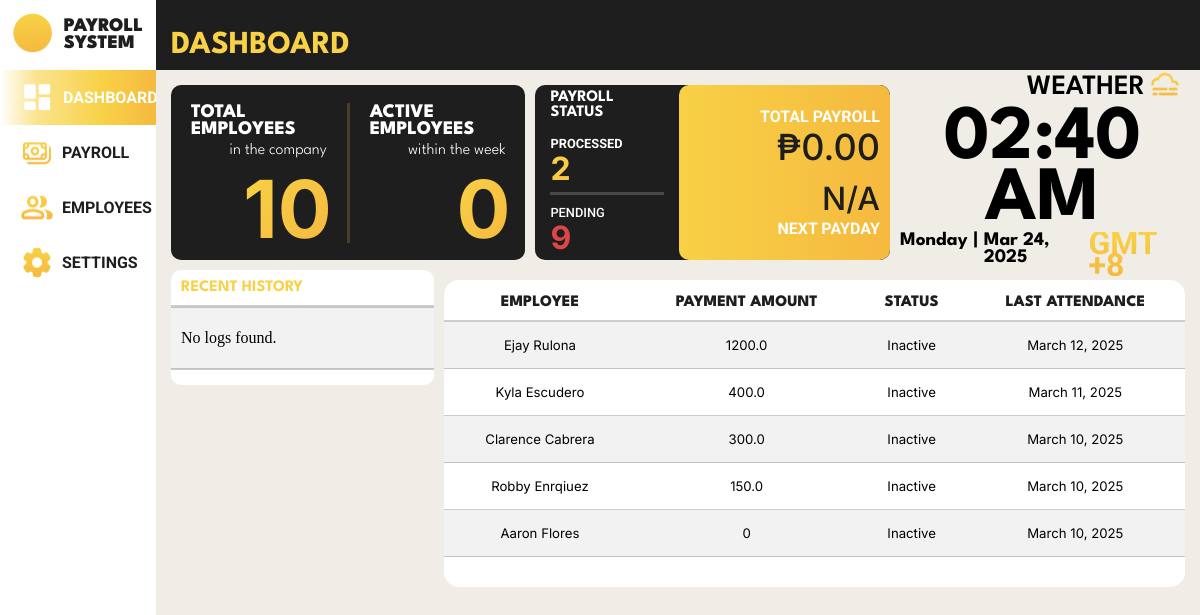
The app's page /payroll_system/dashboard/ (signed in), older data.
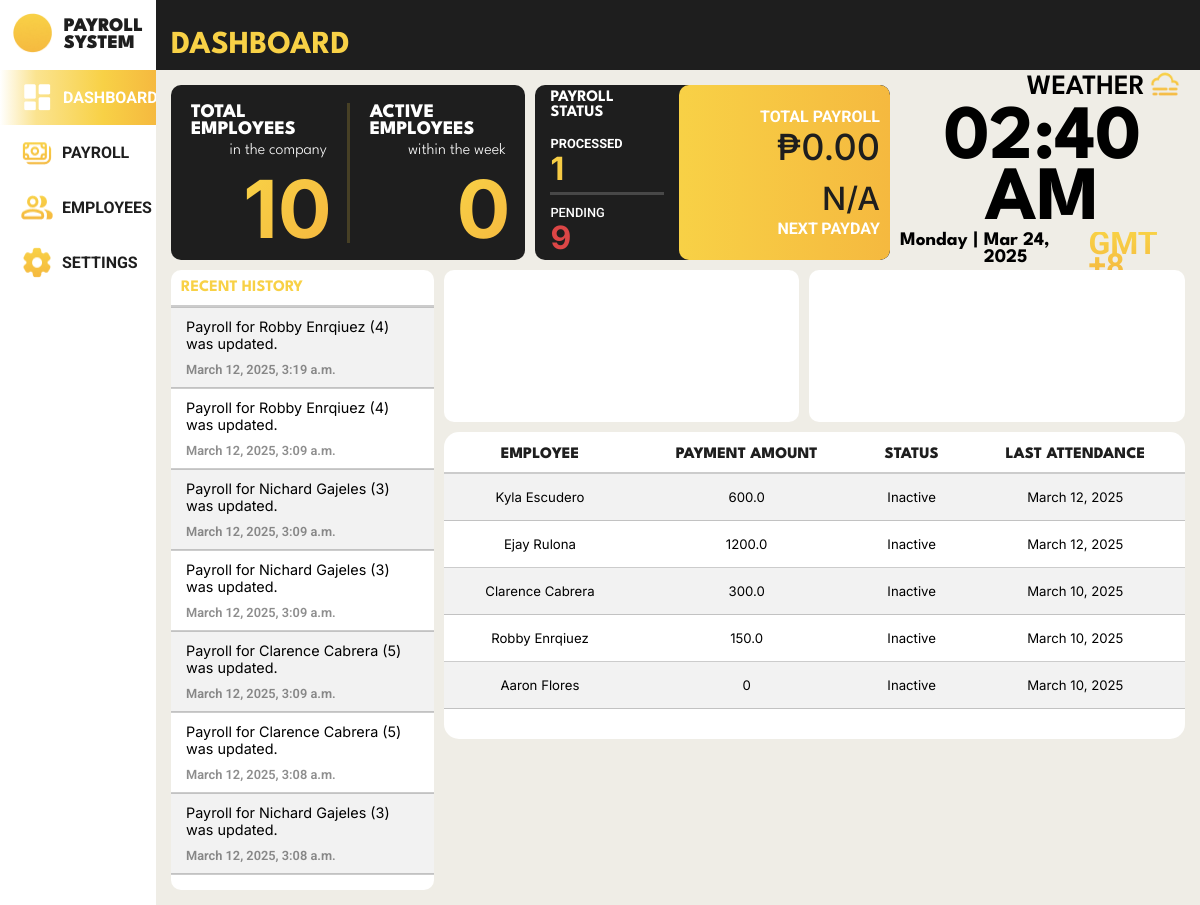
The same page, newer data.
### payroll_system/models.py (models this page shows, shortened)
class Employee(models.Model):
    class Gender(models.TextChoices):
        MALE = 'Male', _('Male')
        FEMALE = 'Female', _('Female')
        OTHERS = 'Others', _('Others')
    class HighestEducation(models.TextChoices):
        GRADESCHOOL = 'Grade School', _('Grade School')
        HIGHSCHOOL = 'High School', _('High School')
        BACHELORS_DEGREE = 'Bachelor\'s Degree', _('Bachelor\'s Degree')
        VOCATIONAL_EDUCATION = 'Vocational Education', _('Vocational Education')
        MASTERS_DEGREE = 'Master\'s Degree', _('Master\'s Degree')
    class EmployeeStatus(models.TextChoices):
        FULLTIME = 'Full Time', _('Full Time')
        PARTTIME = 'Part Time', _('Part Time')
    class ActiveStatus(models.TextChoices):
        ACTIVE = 'Active', _('Active')
        INACTIVE = 'Inactive', _('Inactive')
    employee_id = models.AutoField(primary_key=True)
    first_name = models.CharField(max_length=100, null=False)
    middle_name = models.CharField(max_length=100, null=True, blank=True)
    last_name = models.CharField(max_length=100, null=False)
    gender = models.CharField(max_length=6, choices=Gender.choices, null=False)
    date_of_birth = models.DateField(null=True)
    contact_number = models.CharField(max_length=15, null=True)
    emergency_contact = models.CharField(max_length=15, null=True)
    region = models.ForeignKey(Region, on_delete=models.SET_NULL, null=True, related_name='employees')
    province = models.ForeignKey(Province, on_delete=models.SET_NULL, null=True, related_name='employees')
    municipality = models.ForeignKey(Municipality, on_delete=models.SET_NULL, null=True, related_name='employees')
    barangay = models.ForeignKey(Barangay, on_delete=models.SET_NULL, null=True, related_name='employees')
    highest_education = models.CharField(max_length=20, choices=HighestEducation.choices, null=True)
    work_experience = models.CharField(max_length=2083, null=True)
    date_of_employment = models.DateField(default=timezone.now)
    days_worked = models.IntegerField(default=0, null=False)
    employee_status = models.CharField(max_length=9, choices=EmployeeStatus.choices, null=True)
    active_status = models.CharField(max_length=8, choices=ActiveStatus.choices, default=ActiveStatus.ACTIVE)
    absences = models.IntegerField(default=0, null=False)
    employee_image = models.ImageField(null=True, blank=True, upload_to='images/')

class History(models.Model):
    history_id = models.AutoField(primary_key=True)
    description = models.CharField(max_length=255, null=False)
    date_time = models.DateTimeField(default=timezone.now, null=False)

### payroll_system/views.py (the view)
# urls.py: path('dashboard/', views.dashboard, name='dashboard'),
@login_required
def dashboard(request):
    latest_attendance_subquery = (
        Attendance.objects
        .filter(employee_id_fk=OuterRef('pk'))
        .order_by('-date')
        .values('date')[:1]
    )
    latest_payroll_subquery = (
        Payroll.objects
        .filter(employee_id_fk=OuterRef('pk'))
        .order_by('-payment_date')
        .values('rate')[:1]
    )
    total_employees = Employee.objects.count()
    today = now().date()
    start_of_week = today - timedelta(days=today.weekday())  # Get Monday of current week
    end_of_week = start_of_week + timedelta(days=6)  # Get Sunday of current week
    active_employees_per_day = (
        Attendance.objects.filter(date__range=[start_of_week, end_of_week])
        .values('date')
        .annotate(active_count=Count('employee_id_fk', distinct=True))
    )
    total_active_counts = sum(day['active_count'] for day in active_employees_per_day)
    days_counted = len(active_employees_per_day) or 1  # Avoid division by zero
    avg_active_employees = total_active_counts / days_counted
    processed_payroll_count = (
        Employee.objects.filter(payrolls__payroll_status='PROCESSED')
        .distinct()
        .count()
    )
    pending_payroll_count = (
        Employee.objects.filter(payrolls__payroll_status='PENDING')
        .distinct()
        .count()
    )
    total_payroll = Payroll.objects.filter(payroll_status='PROCESSED').aggregate(Sum('salary'))['salary__sum']
    if total_payroll is None:
        total_payroll = "No total payroll yet"
    today = now().date()
    next_payday = Payroll.objects.filter(payment_date__gt=today).aggregate(Min('payment_date'))['payment_date__min']
    recent_employees = (
        Employee.objects
        .annotate(
            latest_attendance_date=Subquery(latest_attendance_subquery),
            latest_payroll=Subquery(latest_payroll_subquery)
        )
        .order_by('-latest_attendance_date', 'last_name')[:5] # Order by most recent attendance date
    )
    histories = History.objects.order_by('-date_time')[:7]
    for employee in recent_employees:
        employee.total_payment = (employee.latest_payroll or 0) * employee.attendances.count()
    context = {
        'histories': histories,
        'employees': recent_employees,
        'total_employees': total_employees,
        'avg_active_employees': round(avg_active_employees),
        'processed_payroll_count': processed_payroll_count,
        'pending_payroll_count': pending_payroll_count,
        'total_payroll': total_payroll,
        'next_payday': next_payday,
    }
    return render(request, 'payroll_system/dashboard.html', context)

### payroll_system/templates/payroll_system/dashboard.html (shortened to what this page needs)
{% load static %}
<!DOCTYPE html>
<html lang="en">
<head>
    <link rel="stylesheet" href="{% static 'css/template.css' %}">
    <link rel="stylesheet" href="{% static 'css/dashboard.css' %}">
</head>
<body>
    <div class="body">
        <nav>
            <div class="logo">
                <div class="logo-group">
                    <div class="logo-picture">
                        <img src="{% static 'images/logo_icon.png' %}" alt="">
                    </div>
                    <div class="logo-name">
                        <p>PAYROLL</p>
                        <p>SYSTEM</p>
                    </div>
                </div>
            </div>
            <div class="menu">
                <ul>
                    <li class="menu-dashboard" id="focused">
                        <a href="">
                            <img src="{% static 'images/dashboard_icon_focused.png' %}" alt="">
                            <div class="link">DASHBOARD</div>
                        </a>
                    </li>
                    <li class="menu-payroll">
                        <a href="{% url 'payroll_system:payrolls' %}">
                            <img src="{% static 'images/payroll_icon.png' %}" alt="">
                            <div class="link">PAYROLL</div>
                        </a>
                    </li>
                    <li class="menu-employees">
                        <a href="{% url 'payroll_system:employees' %}">
                            <img src="{% static 'images/employee_icon.png' %}" alt="">
                            <div class="link">EMPLOYEES</div>
                        </a>
                    </li>
                    <li class="menu-settings">
                        <a href="{% url 'payroll_system:settings' %}">
                            <img src="{% static 'images/settings_icon.png' %}" alt="">
                            <div class="link">SETTINGS</div>
                        </a>
                    </li>
                </ul>
            </div>
        </nav>
        <header>
            <h1>DASHBOARD</h1>
        </header>
        <div class="system_content">
            <div class="container">
                <div class="total_emp">
                    <div class="emp_statistics">
                        <div class="content">
                            <div class="title">
                                <h2>TOTAL EMPLOYEES</h2>
                                <p>in the company</p>
                            </div>
                            <p class="stats">{{ total_employees }}</p>
                        </div>
                        <div class="vertical-line"></div>
                        <div class="content">
                            <div class="title">
                                <h2>ACTIVE EMPLOYEES</h2>
                                <p>within the week</p>
                            </div>
                            <p class="stats">{{ avg_active_employees }}</p>
                        </div>
                    </div>
                </div>
                <div class="payroll_stats">
                    <div class="content1">
                        <h1 class="payroll_status">PAYROLL STATUS</h1>
                        <div class="processed">
                            <h2>PROCESSED</h2>
                            <p>{{ processed_payroll_count }}</p>
                        </div>
                        <div class="horizontal_line"></div>
                        <div class="pending">
                            <h2>PENDING</h2>
                            <p>{{ pending_payroll_count }}</p>
                        </div>
                    </div>
                    <div class="content2">
                        <div class="total_payroll">
                            <p>TOTAL PAYROLL</p>
                            <h1>{% if total_payroll == "No total payroll yet" %} No total payroll yet {% else %} ₱{{ total_payroll|floatformat:2 }} {% endif %}</h1>
                        </div>
                        <div class="next_payday">
                            <h1>{{ next_payday|default:"N/A" }}</h1>
                            <p>NEXT PAYDAY</p>
                        </div>
                    </div>
                </div>
                <div class="time">
                    <div class="top_content">
                        <div class="weather">
                            <p>WEATHER</p>
                            <img src="{% static 'images/weather_icon.png' %}" alt="">
                        </div>
                        <div class="number_time"><h1 id="philippines-time"></h1></div>
                    </div>
                    <div class="bottom_content">
                        <p id="philippines-day"></p>
                        <p> |</p>
                        <p id="philippines-date"></p>
                        <h1>GMT +8</h1>
                    </div>
                </div>
                <div class="table">
                    <table class="table-1">
                        <th style="font-weight: bold;">RECENT HISTORY</th>
                        {% for history in histories %}
                        <tr>
                            <td>
                                <p class="history">{{ history.description }}</p>
                                <p class="history_time">{{ history.date_time }}</p>
                            </td>
                        </tr>
                        {% empty %}
                        <tr>
                            <td>
                                <p>No logs found.</p>
                            </td>
                        </tr>
                        {% endfor %}
                        <tr>
                            <td>
                            </td>
                        </tr>
                    </table>
                </div>
                <div id="donutchart"></div>
                <div id="columnchart_values"></div>
                <div class="table2">
                    <table class="table-2">
                        <th style="color: #1E1E1E;">EMPLOYEE</th>
                        <th style="color: #1E1E1E;">PAYMENT AMOUNT</th>
                        <th style="color: #1E1E1E;">STATUS</th>
                        <th style="color: #1E1E1E;">LAST ATTENDANCE</th>
                        {% for employee in employees %}
                        <tr>
                            <td>{{ employee.first_name }} {{ employee.last_name }}</td>
                            <td>{{ employee.total_payment }}</td>
                            <td>
                                {% if employee.active_status == "Active" %}
                                    Active
                                {% else %}
                                    Inactive
                                {% endif %}
                            </td>
                            <td>
                                {% if employee.latest_attendance_date %}
                                        {{ employee.latest_attendance_date }}
                                {% else %}
                                    No Attendance Data
                                {% endif %}
                            </td>
                        </tr>
                        {% empty %}
                        <tr>
                            <td colspan="4">No employees found.</td>
                        </tr>
                        {% endfor %}
                        <tr>
                            <td></td>
                        </tr>
                    </table>
                </div>
            </div>
        </div>
    </div>
</body>
</html>

### static/css/template.css (style rules this page uses)
html, body { margin: 0; height: 100%; width: 100%; background-color: #EFEDE6; }
.body { height: 100%; width: 100%; display: grid; grid-template-areas: 'nav head head' 'nav main main' 'nav main main'; grid-template-columns: 13% auto auto; grid-template-rows: 70px auto auto; background-color: #EFEDE6; }
nav { height: 100%; width: 13%; position: fixed; top: 0; left: 0; grid-area: nav; z-index: 10; background-color: white; }
nav .logo { height: 70px; display: flex; justify-content: center; align-items: center; }
nav .logo .logo-group { display: flex; overflow: hidden; }
nav .logo .logo-group .logo-picture img { height: 40px; width: auto; object-fit: cover; }
nav .logo .logo-group .logo-name { margin: 5px 0 5px 12px; }
nav .logo .logo-group .logo-name p { margin: 0; text-align: left; color: #1e1e1e; font-family: 'League Spartan'; font-size: 120%; font-weight: 900; }
nav .menu { height: fit-content; }
nav .menu ul { list-style-type: none; margin: 0; padding: 0; }
nav .menu ul .menu-dashboard, nav .menu ul .menu-payroll, nav .menu ul .menu-employees, nav .menu ul .menu-settings { margin: 0; padding: 10px 20px; overflow: hidden; }
nav .menu ul .menu-dashboard a, nav .menu ul .menu-payroll a, nav .menu ul .menu-employees a, nav .menu ul .menu-settings a { text-decoration: none; display: flex; }
nav .menu ul .menu-dashboard a .link, nav .menu ul .menu-payroll a .link, nav .menu ul .menu-employees a .link, nav .menu ul .menu-settings a .link { margin: 8px; text-decoration: none; text-align: left; color: #1e1e1e; font-family: 'Roboto'; font-size: 100%; font-weight: 700; }
#focused { background: linear-gradient(89.98deg, rgba(248, 209, 70, 0), rgba(248, 209, 70, 0.6) 23%, #f8d146 66%, #f5b93f); }
#focused .link { color: #fff; }
header { grid-area: head; z-index: 9; background-color: #1e1e1e; color: #f8d146; font-family: 'League Spartan'; display: flex; justify-content: start; align-items: end; }
header h1 { margin: 10px 15px; font-size: 2rem; }
.system_content { grid-area: main; z-index: 8; background: none; }

Row changes from the older to the newer data that the page shows:
added History: description "Payroll for Robby Enrqiuez (4) was updated.", date_time "March 12, 2025, 3:19 a.m."
added History: description "Payroll for Robby Enrqiuez (4) was updated.", date_time "March 12, 2025, 3:09 a.m."
added History: description "Payroll for Nichard Gajeles (3) was updated.", date_time "March 12, 2025, 3:09 a.m."
added History: description "Payroll for Nichard Gajeles (3) was updated.", date_time "March 12, 2025, 3:09 a.m."
added History: description "Payroll for Clarence Cabrera (5) was updated.", date_time "March 12, 2025, 3:09 a.m."
added History: description "Payroll for Clarence Cabrera (5) was updated.", date_time "March 12, 2025, 3:08 a.m."
added History: description "Payroll for Nichard Gajeles (3) was updated.", date_time "March 12, 2025, 3:08 a.m."
shown differently, row unchanged: Employee "Kyla": total_payment "400.0" → "600.0"; latest_attendance_date "March 11, 2025" → "March 12, 2025"; moves up the list
Text that changed along with them:
{{ processed_payroll_count }}: "2" → "1"
text no longer shown: "No logs found."
